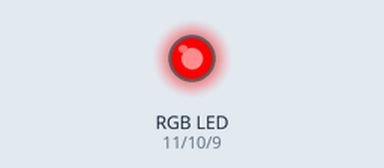
Recording of a sketch running on a simulated Arduino Uno, built with avr-gcc and run on an emulated ATmega328P. Parts: an RGB LED mixed from three pins (HIGH = lit).

Above: at 0.5 s.
At 1.5 s:
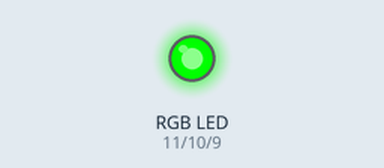
At 5.5 s:
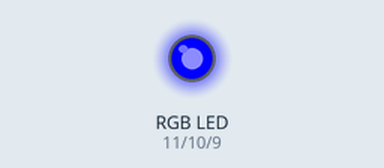
Timing chart, 0 to 6.9 s (numbered marks = the images above):
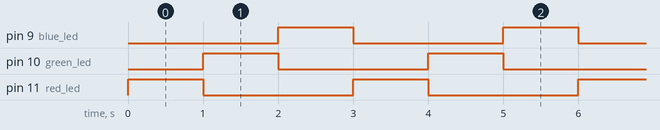

Measured:
- by itself, pin 9 (blue_led), pin 10 (green_led), pin 11 (red_led): alternates HIGH for 1.0 s and LOW for 2.0 s
- by itself, everything shown: repeats every 3.0 s, in 3 steps

The sketch:

rgb-led-interfacing.ino
```cpp
int red_led= 11;  //store 11 value in variable named 'red_led'
int green_led = 10;  //store 10 value in variable named 'green_led'
int blue_led = 9; //store 9 value in variable named 'blue_led'
void setup()
{
  pinMode(red_led, OUTPUT);  //configuring red_led pin (digital pin 11, because red_led has value 11) to OUTPUT
  pinMode(green_led, OUTPUT); //configuring green_led pin (digital pin 10, because green_led has value 10) to OUTPUT
  pinMode(blue_led, OUTPUT); //configuring blue_led pin (digital pin 9, because blue_led has value 9) to OUTPUT
}
void loop() {
  RGB_color(255, 0, 0); // Red
  delay(1000);
  RGB_color(0, 255, 0); // Green
  delay(1000);
  RGB_color(0, 0, 255); // Blue
  delay(1000);

}
void RGB_color(int red_light_value, int green_light_value, int blue_light_value)
 {
  analogWrite(red_led, red_light_value);
  analogWrite(green_led, green_light_value);
  analogWrite(blue_led, blue_light_value);
}
```
